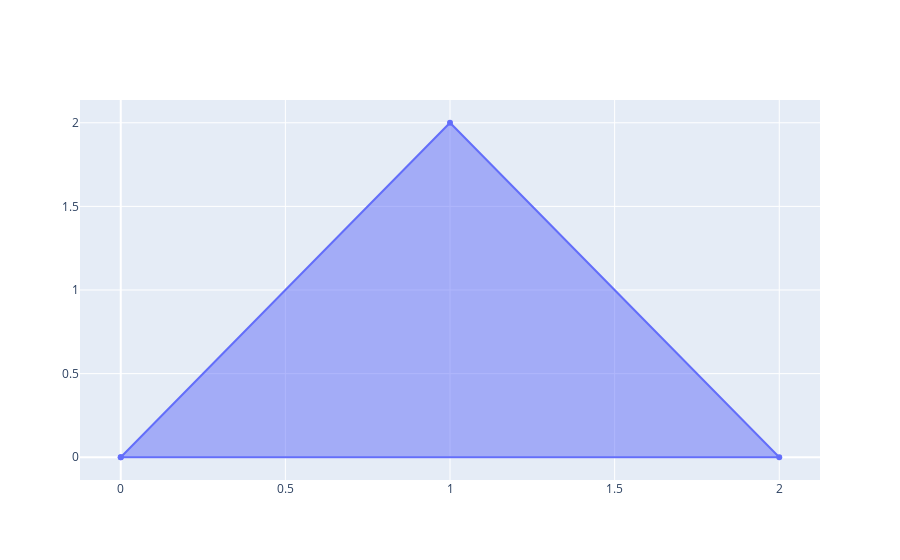

The notebook cell this image was saved under:
### Code cell
import numpy as np
import plotly.graph_objects as go

fig = go.Figure(go.Scatter(x=[0,1,2,0], y=[0,2,0,0], fill="toself"))
fig.show()

### Figure 1 — Plotly figure (JSON) as saved in the notebook; plotly's stock layout.template omitted (floating-point values rounded to 4 significant figures)
{"data": [{"fill": "toself", "type": "scatter", "x": [0, 1, 2, 0], "y": [0, 2, 0, 0]}], "layout": {}}
